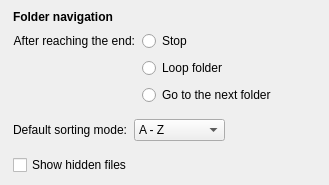
                <widget class="QWidget" name="folderNavGroup" native="true">
                 <property name="accessibleName">
                  <string notr="true">SGroup</string>
                 </property>
                 <layout class="QVBoxLayout" name="verticalLayout_16">
                  <property name="leftMargin">
                   <number>0</number>
                  </property>
                  <property name="topMargin">
                   <number>0</number>
                  </property>
                  <property name="rightMargin">
                   <number>0</number>
                  </property>
                  <property name="bottomMargin">
                   <number>0</number>
                  </property>
                  <item>
                   <layout class="QVBoxLayout" name="verticalLayout_17">
                    <property name="spacing">
                     <number>7</number>
                    </property>
                    <property name="leftMargin">
                     <number>13</number>
                    </property>
                    <property name="topMargin">
                     <number>10</number>
                    </property>
                    <property name="rightMargin">
                     <number>13</number>
                    </property>
                    <property name="bottomMargin">
                     <number>10</number>
                    </property>
                    <item>
                     <layout class="QHBoxLayout" name="horizontalLayout_32">
                      <property name="leftMargin">
                       <number>0</number>
                      </property>
                      <property name="topMargin">
                       <number>0</number>
                      </property>
                      <item>
                       <widget class="QLabel" name="label_30">
                        <property name="font">
                         <font>
                          <bold>true</bold>
                         </font>
                        </property>
                        <property name="text">
                         <string>Folder navigation</string>
                        </property>
                       </widget>
                      </item>
                     </layout>
                    </item>
                    <item>
                     <layout class="QGridLayout" name="gridLayout_5">
                      <property name="leftMargin">
                       <number>0</number>
                      </property>
                      <property name="topMargin">
                       <number>0</number>
                      </property>
                      <property name="rightMargin">
                       <number>0</number>
                      </property>
                      <property name="bottomMargin">
                       <number>0</number>
                      </property>
                      <property name="verticalSpacing">
                       <number>7</number>
                      </property>
                      <item row="0" column="1">
                       <widget class="QRadioButton" name="folderEndNoAction">
                        <property name="text">
                         <string>Stop</string>
                        </property>
                        <property name="checked">
                         <bool>false</bool>
                        </property>
                       </widget>
                      </item>
                      <item row="1" column="1">
                       <widget class="QRadioButton" name="folderEndLoop">
                        <property name="text">
                         <string>Loop folder</string>
                        </property>
                       </widget>
                      </item>
                      <item row="2" column="1">
                       <widget class="QRadioButton" name="folderEndSwitchFolder">
                        <property name="text">
                         <string>Go to the next folder</string>
                        </property>
                       </widget>
                      </item>
                      <item row="0" column="0">
                       <widget class="QLabel" name="label_16">
                        <property name="text">
                         <string>After reaching the end:</string>
                        </property>
                        <property name="alignment">
                         <set>Qt::AlignRight|Qt::AlignTrailing|Qt::AlignVCenter</set>
                        </property>
                       </widget>
                      </item>
                      <item row="0" column="2">
                       <spacer name="horizontalSpacer_25">
                        <property name="orientation">
                         <enum>Qt::Horizontal</enum>
                        </property>
                        <property name="sizeHint" stdset="0">
                         <size>
                          <width>40</width>
                          <height>10</height>
                         </size>
                        </property>
                       </spacer>
                      </item>
                     </layout>
                    </item>
                    <item>
                     <widget class="QWidget" name="widget_7" native="true">
                      <property name="sizePolicy">
                       <sizepolicy hsizetype="Expanding" vsizetype="Preferred">
                        <horstretch>0</horstretch>
                        <verstretch>0</verstretch>
                       </sizepolicy>
                      </property>
                      <property name="accessibleName">
                       <string notr="true">SLine</string>
                      </property>
                     </widget>
                    </item>
                    <item>
                     <layout class="QHBoxLayout" name="horizontalLayout_33">
                      <property name="leftMargin">
                       <number>0</number>
                      </property>
                      <property name="topMargin">
                       <number>0</number>
                      </property>
                      <property name="rightMargin">
                       <number>0</number>
                      </property>
                      <property name="bottomMargin">
                       <number>0</number>
                      </property>
                      <item>
                       <widget class="QLabel" name="label_6">
                        <property name="text">
                         <string>Default sorting mode:</string>
                        </property>
                        <property name="alignment">
                         <set>Qt::AlignRight|Qt::AlignTrailing|Qt::AlignVCenter</set>
                        </property>
                       </widget>
                      </item>
                      <item>
                       <widget class="QComboBox" name="sortingComboBox">
                        <property name="sizePolicy">
                         <sizepolicy hsizetype="Minimum" vsizetype="Minimum">
                          <horstretch>0</horstretch>
                          <verstretch>0</verstretch>
                         </sizepolicy>
                        </property>
                        <item>
                         <property name="text">
                          <string>A - Z</string>
                         </property>
                        </item>
                        <item>
                         <property name="text">
                          <string>Z - A</string>
                         </property>
                        </item>
                        <item>
                         <property name="text">
                          <string>Size</string>
                         </property>
                        </item>
                        <item>
                         <property name="text">
                          <string>Size (desc)</string>
                         </property>
                        </item>
                        <item>
                         <property name="text">
                          <string>Oldest</string>
                         </property>
                        </item>
                        <item>
                         <property name="text">
                          <string>Newest</string>
                         </property>
                        </item>
                       </widget>
                      </item>
                      <item>
                       <spacer name="horizontalSpacer_15">
                        <property name="orientation">
                         <enum>Qt::Horizontal</enum>
                        </property>
                        <property name="sizeHint" stdset="0">
                         <size>
                          <width>40</width>
                          <height>20</height>
                         </size>
                        </property>
                       </spacer>
                      </item>
                     </layout>
                    </item>
                    <item>
                     <widget class="QWidget" name="widget_31" native="true">
                      <property name="accessibleName">
                       <string notr="true">SLine</string>
                      </property>
                     </widget>
                    </item>
                    <item>
                     <widget class="QCheckBox" name="showHiddenFilesCheckBox">
                      <property name="text">
                       <string>Show hidden files</string>
                      </property>
                     </widget>
                    </item>
                   </layout>
                  </item>
                 </layout>
                </widget>
